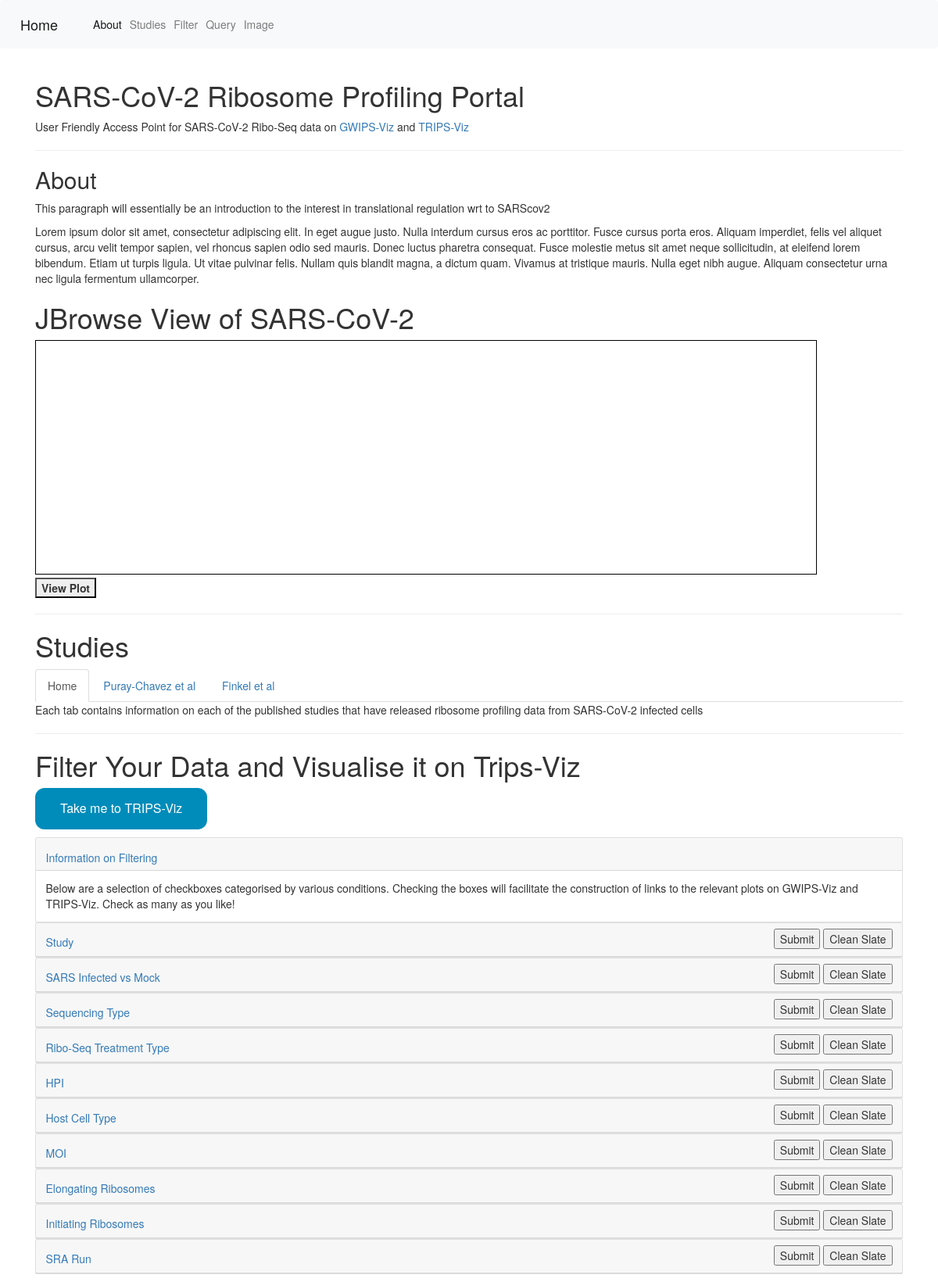
The page / on the database its author committed.
### tables this page shows
CREATE TABLE study_info (
    study_id VARCHAR PRIMARY KEY,
    known_as VARCHAR,
    title TEXT NOT NULL,
    journal VARCHAR,
    abstract TEXT NOT NULL,
    authors TEXT NOT NULL,
    doi VARCHAR,
    release_date VARCHAR
);

CREATE TABLE condition_info (
    condition VARCHAR PRIMARY KEY,
    alias VARCHAR,
    class VARCHAR,
    info VARCHAR,
    order_by VARCHAR,
    value_suffix VARCHAR
);

### app.py (the view)
@app.route("/", methods=["GET", "POST"])
def index():
    conn = get_db_connection()
    studies = conn.execute("SELECT * FROM study_info").fetchall()
    conditions = list_conditions(conn)
    formatted_conditions, before_after = format_conditions(conn, conditions)
    condition_info = get_condition_info(conn)
    formatted_condition_info = format_conditions_info(condition_info)
    condition_keys = sort_condition_keys(condition_info)
    url = " "
    if request.method == "POST":
        form_list = request.form.getlist("hello")
        input_dict = parse_form_result(form_list, before_after, formatted_conditions)
        query = construct_query_string(input_dict)
        trips_id = run_query(query, conn)
        url = build_trips_url(trips_id)
    conn.close()
    return render_template(
        "index.html",
        studies=studies,
        conditions=formatted_conditions,
        conditions_keys=condition_keys,
        condition_info=formatted_condition_info,
        url=url,
    )

### app.py (called while the page is built)
def get_db_connection():
    conn = sqlite3.connect("database.db")
    conn.row_factory = sqlite3.Row
    return conn

def list_conditions(conn):
    conditions = conn.execute("SELECT * FROM conditions LIMIT 1").fetchall()
    return list(dict(conditions[0]).keys())

def get_distinct_values(conn, condition):
    values = conn.execute(
        "SELECT DISTINCT %s FROM conditions WHERE trips_id > 0;" % condition
    ).fetchall()
    return [row[0] for row in values]

def get_condition_info(conn):
    condition_info = conn.execute("SELECT * FROM condition_info;").fetchall()
    return condition_info

def format_conditions_info(conditions_info):
    formatted_condition_info = {}
    for row in conditions_info:
        if row["condition"] not in formatted_condition_info:
            formatted_condition_info[row["condition"]] = {}
        for key in row.keys():
            if key == "condition":
                continue
            else:
                formatted_condition_info[row["condition"]][key] = row[key]
    return formatted_condition_info

def sort_condition_keys(condition_info):
    dict_for_sorting = {}
    for row in condition_info:
        dict_for_sorting[row[0]] = int(row[-2])
    return sorted(dict_for_sorting, key=dict_for_sorting.__getitem__)

### templates/index.html (shortened to what this page needs)
{% extends 'base.html' %}
{% block content %}
    <h1>{% block title %} SARS-CoV-2 Ribosome Profiling Portal {% endblock %}</h1>
    <p> User Friendly Access Point for SARS-CoV-2 Ribo-Seq data on <a href='https://gwips.ucc.ie/cgi-bin/hgGateway'>GWIPS-Viz</a> and <a href="http://trips.ucc.ie/">TRIPS-Viz</a></p>
    <hr>
    <h2 id="about"> About </h2>
    <p> This paragraph will essentially be an introduction to the interest in translational regulation wrt to SARScov2</p>
    <p>Lorem ipsum dolor sit amet, consectetur adipiscing elit. In eget augue justo. Nulla interdum cursus eros ac porttitor. Fusce cursus porta eros. Aliquam imperdiet, felis vel aliquet cursus, arcu velit tempor sapien, vel rhoncus sapien odio sed mauris. Donec luctus pharetra consequat. Fusce molestie metus sit amet neque sollicitudin, at eleifend lorem bibendum. Etiam ut turpis ligula. Ut vitae pulvinar felis. Nullam quis blandit magna, a dictum quam. Vivamus at tristique mauris. Nulla eget nibh augue. Aliquam consectetur urna nec ligula fermentum ullamcorper.</p>
    <h1>JBrowse View of SARS-CoV-2</h1>
    <div style="width: 600px; margin: 0; padding: auto;">
        <iframe
            src="http://localhost:8082/?loc=NC_045512.2%3A1..27600&tracks=DNA%2CSARS-CoV-2GFF3&highlight="
            style="border: 1px solid black"
            width="1000"
            height="300"
        >
        </iframe>
    </div>
    <div id="view_plot" class="wrapper"><button class="button" type="button" onclick="changebuttonlink(gwips_info)"  id="query"><b>View Plot</b></button></div>
    <hr>
    <h1 id='studies'>Studies</h1>
    <div role="tabpanel">
        <ul class="nav nav-tabs" role="tablist">
            <li role="presentation" class="active"><a data-toggle="tab" href="#home_tab" >Home </a></li>
            {% for study in studies %}
                <li role="presentation" class="inactive"><a href=#{{ study['study_id'] }} aria-controls={{ study['study_id'] }} role="tab" data-toggle="tab">{{ study['known_as'] }}</a></li>
            {% endfor %}
        </ul>
    <div class="tab-content">
        <div role="tabpanel" class="tab-pane fade in active" id="home_tab">
            <p> Each tab contains information on each of the published studies that have released ribosome profiling data from SARS-CoV-2 infected cells</p>
        </div>
    </div>
    <hr>
    <section id='filter'>
        <h1> Filter Your Data and Visualise it on Trips-Viz</h1>
        <div id="accordion">
            <p><a href="{{ url }}"><button style="background-color: #008CBA;; /* Green */
                border: none;
                color: white;
                padding: 15px 32px;
                text-align: center;
                text-decoration: none;
                display: inline-block;
                font-size: 16px;
                border-radius: 12px;
                ">Take me to TRIPS-Viz</button></a></p>
            <form method="post">
            <div class="card">
                <div class="card-header" id="headingOne">
                <h5 class="mb-0">
                    <a class="card-link" data-toggle="collapse" href="#collapseOne">
                        Information on Filtering
                    </a>
                </h5>
                </div>
                <div id="collapseOne" class="collapse show" data-parent="#accordion">
                <div class="card-body">
                    Below are a selection of checkboxes categorised by various conditions. Checking the boxes will facilitate the construction of links to the relevant plots on GWIPS-Viz and TRIPS-Viz. Check as many as you like!
                </div>
                </div>
            </div>
            {% for condition in conditions_keys %}
                <div class="card">
                <div class="card-header" id="{{ 'collapse' ~ condition }}">
                    <h5 class="mb-0" style="display: inline-block;">
                    <a class="collapsed card-link" data-toggle="collapse" href="#{{ 'collapse' ~ condition }}">
                        {{ condition_info[condition]['alias'] }}
                    </a>
                    </h5>
                    <div style="float: right">
                        <input type="submit">
                        <input type="reset" value="Clean Slate">
                    </div>
                </div>
                </div>
            {% endfor %}
        </form>
        </div>
    </section>
    {% endblock %}

### templates/base.html (shortened to what this page needs)
<!doctype html>
<html lang="en">
  <head>
    <link rel="stylesheet" href="https://stackpath.bootstrapcdn.com/bootstrap/4.3.1/css/bootstrap.min.css">
    <link rel="stylesheet" href="https://maxcdn.bootstrapcdn.com/bootstrap/3.4.1/css/bootstrap.min.css">
  </head>
  <body>
    <nav class="navbar navbar-expand-md navbar-light bg-light">
        <a class="navbar-brand" href="{{ url_for('index')}}">Home</a>
        <div class="collapse navbar-collapse" id="navbarNav">
            <ul class="navbar-nav">
            <li class="nav-item active">
                <a class="nav-link" href="{{ url_for('index') }}">About</a>
            </li>
            <li class="nav-item">
              <a class="nav-link" href="#studies">Studies</a>
            </li>
            <li class="nav-item">
              <a class="nav-link" href="#filter">Filter</a>
            </li>
            <li class="nav-item">
            <a class="nav-link" href="{{ url_for('query') }}"> Query </a>
          </li>
          <li class="nav-item">          <li class="nav-item">          <li class="nav-item">
            <li class="nav-item">
            <li class="nav-item">
            <li class="nav-item">
            <li class="nav-item">
            <a class="nav-link" href="{{ url_for('plotView') }}"> Image </a>
          </li>
          </ul>
        </div>
    </nav>
    <div class="container">
        {% block content %} {% endblock %}
    </div>
  </body>
</html>

### rows shown on the page
study_info: known_as "Puray-Chavez et al"
study_info: known_as "Finkel et al"
condition_info: condition+alias "Study"
condition_info: alias "SARS Infected vs Mock"
condition_info: alias "Sequencing Type"
condition_info: condition+alias "Ribo-Seq Treatment Type"
condition_info: condition+alias "HPI"
condition_info: alias "Host Cell Type"
condition_info: condition+alias "MOI"
condition_info: condition+alias "Elongating Ribosomes"
condition_info: condition+alias "Initiating Ribosomes"
condition_info: alias "SRA Run"
